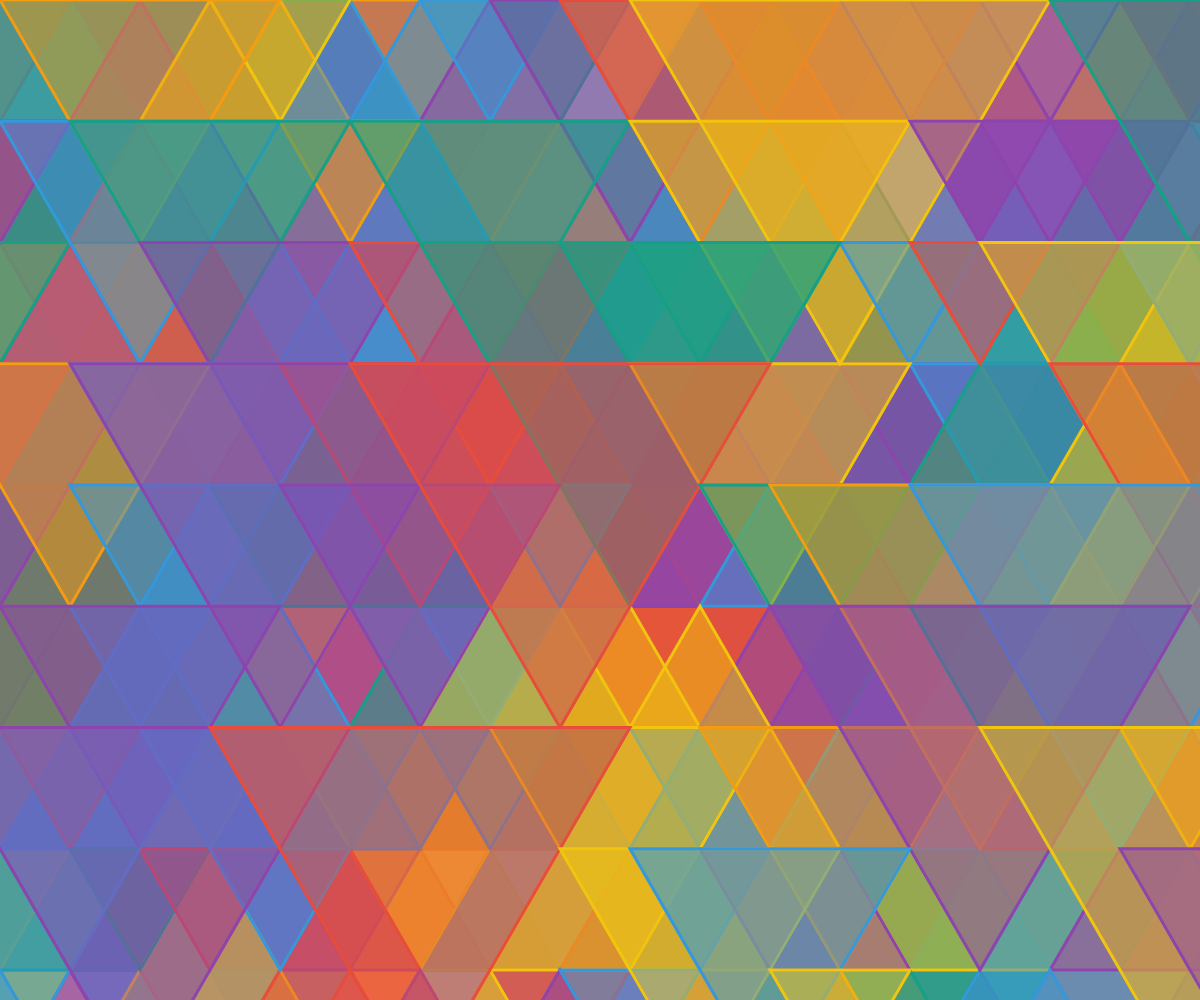
Frame 1 (no input)
Frame 60 (no input): identical to frame 1, image omitted
Frame 120 (the mouse pressed at the canvas centre since frame 60): identical to frame 1, image omitted

The p5.js sketch that drew this single still picture (run headless with seeded random() and noise() and a simulated clock; from frame 60 on, the mouse is pressed at the canvas centre):

// p5.js sketch
// ── sketch.js
function preload() {
  // put preload code here
}
var colorList = ["241, 196, 15", "231, 76, 60", "142, 68, 173", "52, 152, 219", "22, 160, 133", "243, 156, 18"];

function setup() {
  createCanvas(windowWidth, windowHeight);
  background(255);
  frameRate(60);

  var moduloX = 70;
  var moduloY = moduloX * sqrt(3);
  for (var i = 0; i < 3; i++) {

    for (var yA = -moduloY; yA < windowHeight + moduloY; yA = yA + moduloY) {
      for (var xA = -moduloX; xA < windowWidth + moduloX; xA = xA + moduloX) {
        var yBC = yA + Math.round(random(-3, 3)) * moduloY;
        var xB = xA - Math.abs(yA - yBC) / sqrt(3);
        var xC = xA + Math.abs(yA - yBC) / sqrt(3);

        var colorIndex = Math.round(random() * (colorList.length - 1));
        var colore = colorList[colorIndex];
        console.log(colore);
        c = color('rgba(' + colore + ', 0.5)');
        fill(c);
        strokeWeight(3);
        stroke(color('rgba(' + colore + ', 1)'));

        triangle(xA, yA, xB, yBC, xC, yBC);

      }
    }
  }
  // put setup code here
}

function draw() {
  // put drawing code here
}
